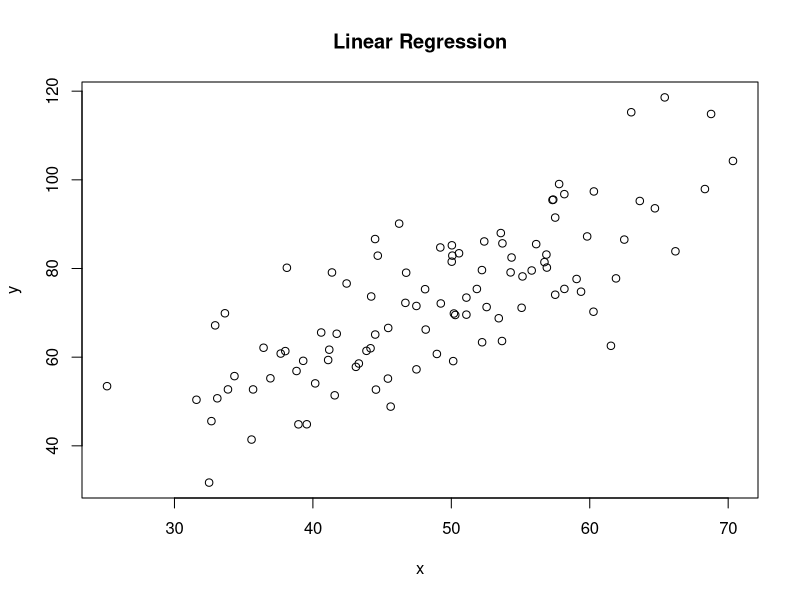
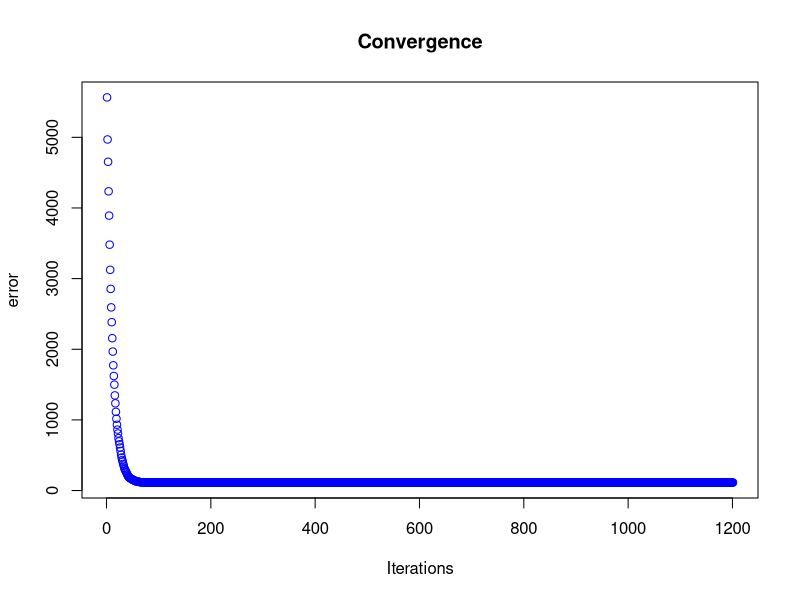

The R source for these figures, in order:
# y = mx + b
# m is slope, b is y-intercept
error = function(b,m,points) {
  totalError = 0
  for(i in 1:nrow(points)) {
    x = points[i,1]
    y = points[i,2]
    totalError = totalError + (y - (m * x + b)) ^ 2
  }
  totalError / nrow(points)
}

stochastic_gradient = function(points, b_current, m_current) {
  b_gradient = 0
  m_gradient = 0
  N = nrow(points)
  
  #lets take batch size of 10
  random_point_indices = sample(1:N,10)
  for (i in 1:length(random_point_indices)) {
    x = points[random_point_indices[i], 1]
    y = points[random_point_indices[i], 2]
    b_gradient = b_gradient - (2/N) * (y - ((m_current * x) + b_current))
    m_gradient = m_gradient - (2/N) * x * (y - ((m_current * x) + b_current))
  }
  c(b_gradient, m_gradient)
}

stochastic_gradient_descent = function(points, learningRate, iterations) {
  b_current = 0
  m_current = 0
  b_trace = 0
  m_trace = 0
  error_trace = error(b_current, m_current, points)
  for(iter in 1:iterations) {
    grad = stochastic_gradient(points, b_current, m_current)
    b_current = b_current - (learningRate * grad[1])
    m_current = m_current - (learningRate * grad[2])
    
    error_current = error(b_current, m_current, points)
    b_trace = c(b_trace, b_current)
    m_trace = c(m_trace, m_current)
    error_trace = c(error_trace,error_current)
  }
  data.frame(intercept = b_trace, slope = m_trace, error = error_trace)
}

setwd("C:\\Users\\Thimma Reddy\\Documents\\GitHub\\datascience\\2016\\9-Regression")
data = read.table("regression1.tsv",sep="\t")
names(data) = c("x","y")
str(data)
dim(data)

plot(data$x,data$y,xlab="x",ylab="y",main="Linear Regression")
solution = stochastic_gradient_descent(data, 0.0001, 1200)
solution[1:1000,]
plot(1:1201,solution$error,col="blue",xlab="Iterations",ylab="error",main="Convergence")


